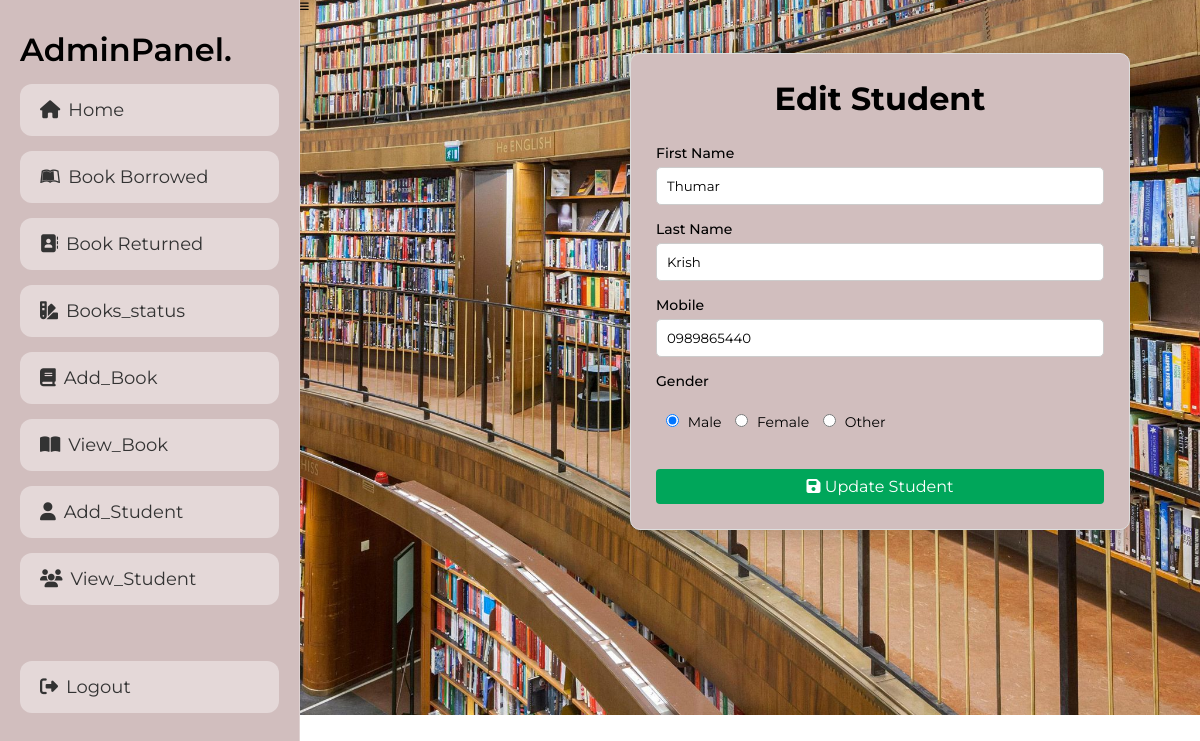
The page /Admin/edit_student.php?id=18 (signed in) on the database as committed earlier.
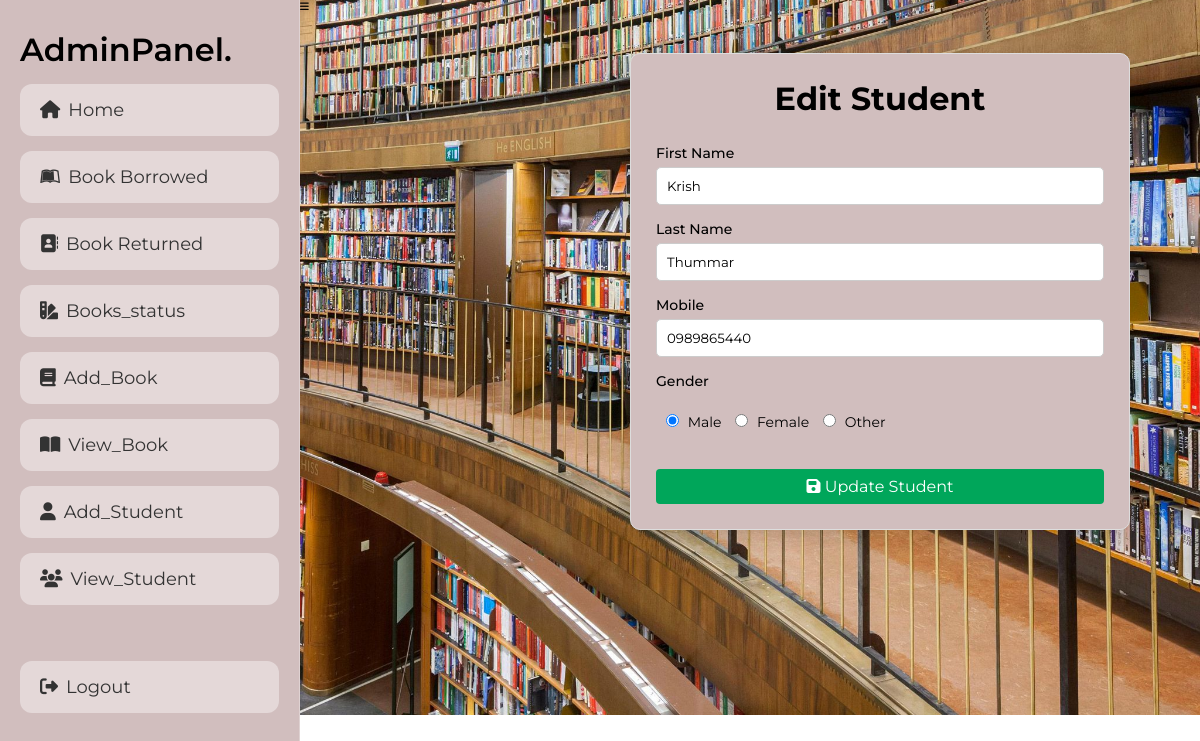
The same page on the database as committed later.
### tables this page shows
CREATE TABLE `students` (
  `id` int(11) NOT NULL,
  `firstname` varchar(50) NOT NULL,
  `lastname` varchar(50) NOT NULL,
  `created_on` date NOT NULL,
  `email` varchar(100) NOT NULL,
  `password` varchar(255) NOT NULL,
  `gender` enum('Male','Female','Other') NOT NULL,
  `mobile` varchar(20) NOT NULL
);

### Admin/edit_student.php (the view, shortened to what this page needs)
<?php
include '../components/connect.php';
$id = $_GET['id'];
$stmt = $conn->prepare("SELECT * FROM students WHERE id=?");
$stmt->execute([$id]);
$row = $stmt->fetch(PDO::FETCH_ASSOC);
?>
<!DOCTYPE html>
<html lang="en">
<head>
<link rel="stylesheet" href="https://cdnjs.cloudflare.com/ajax/libs/font-awesome/6.2.0/css/all.min.css">
<link rel="stylesheet" href="../components/admin_style.css">
</head>
<body>
<?php include '../components/admin_header.php'; ?>
<div class="container">
<div class="box">
<h1 style="text-align:center; font-size:32px;">Edit Student</h1>
<br><br>
<form id="studentForm" method="POST">
<div class="form-group">
<label>First Name</label>
<input type="text" name="firstname" id="firstname" class="form-control" value="<?= $row['firstname']; ?>" placeholder="Enter First Name">
</div>
<div class="form-group">
<label>Last Name</label>
<input type="text" name="lastname" id="lastname" class="form-control" value="<?= $row['lastname']; ?>" placeholder="Enter Last Name">
</div>
<div class="form-group">
<label>Mobile</label>
<input type="text" name="mobile" id="mobile" class="form-control" value="<?= $row['mobile']; ?>" placeholder="Enter Mobile Number">
</div>
<div class="form-group gender-group">
<label>Gender</label><br>
<input type="radio" name="gender" value="Male"
<?php if($row['gender']=="Male"){ echo "checked"; } ?>> Male
<input type="radio" name="gender" value="Female"
<?php if($row['gender']=="Female"){ echo "checked"; } ?>> Female
<input type="radio" name="gender" value="Other"
<?php if($row['gender']=="Other"){ echo "checked"; } ?>> Other
</div>
<br>
<button type="submit" name="update" class="btn">
<i class="fa fa-save"></i> Update Student
</button>
</form>
</div>
</div>
</body>
</html>

Rows that differ between the two databases and show on the page:
changed students "Krish": firstname "Thumar" → "Krish"; lastname "Krish" → "Thummar"
